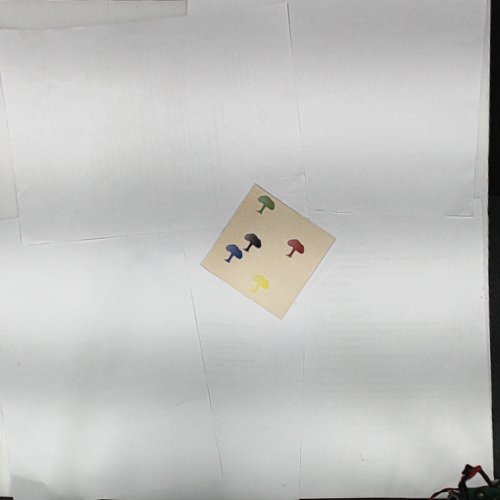
#> input picture Demo1/opencv_frame_0.png, 500 x 500 px
$ python crop.py   (older library calls are emulated)
#> lines starting #> are read from the running program, lines starting #| are printed output that depends on the picture; after the words box and inside, x2 and y2 are one past the last pixel; in counts of white or black regions, pixels touching at a corner belong together
# import serial
# # serialPort = serial.Serial(
# #     "/dev/cu.usbserial-AC00YIZF", 115200, 8, 'N', 1, 0, 0, 0, 0, 0)

# # serialPort.setRTS(0)
# # serialPort.setDTR(0)


# while (1):

#     positionXY = [160, 179, 292, 198, 210, 271, 198, 326, 297, 327]

#     # cInput = str(input("Commands : "))
#     # print(cInput)
#     # serialPort.write(cInput.encode())

#     # # ser.write(bytes(b'your_commands'))

#     # print(serialPort.readline())


#     for i in positionXY:
#         print(i)
#     break

# import the necessary packages
from __future__ import print_function
import imutils
from imutils import perspective
from imutils import contours
import numpy as np
import argparse
import imutils
import cv2


while True:


	def order_points_old(pts):
		# initialize a list of coordinates that will be ordered
		# such that the first entry in the list is the top-left,
		# the second entry is the top-right, the third is the
		# bottom-right, and the fourth is the bottom-left
		rect = np.zeros((4, 2), dtype="float32")

		# the top-left point will have the smallest sum, whereas
		# the bottom-right point will have the largest sum
		s = pts.sum(axis=1)
		rect[0] = pts[np.argmin(s)]
		rect[2] = pts[np.argmax(s)]

		# now, compute the difference between the points, the
		# top-right point will have the smallest difference,
		# whereas the bottom-left will have the largest difference
		diff = np.diff(pts, axis=1)
		rect[1] = pts[np.argmin(diff)]
		rect[3] = pts[np.argmax(diff)]

		# return the ordered coordinates
		return rect


	# construct the argument parse and parse the arguments
	ap = argparse.ArgumentParser()
	ap.add_argument("-n", "--new", type=int, default=-1,
					help="whether or not the new order points should should be used")
	args = vars(ap.parse_args())

	# load our input image, convert it to grayscale, and blur it slightly
	image = cv2.imread("opencv_frame_0.png")
#> image is the input picture: shape (500, 500, 3); mean B, G, R 192.2, 193.7, 193.7
	# image = cv2.imread("opencv_frame_0.png")
	# image = cv2.imread("testDemo10.jpg")
	gray = cv2.cvtColor(image, cv2.COLOR_BGR2GRAY)
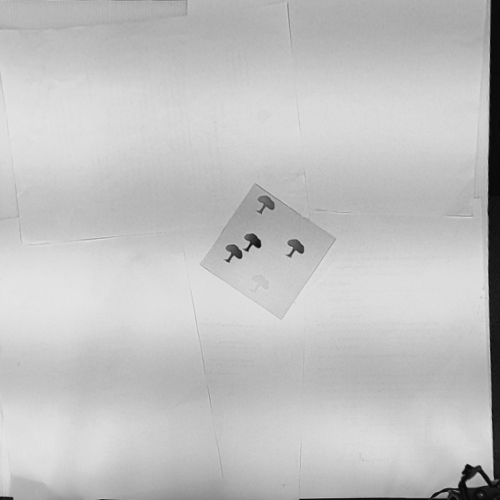
#> gray: shape (500, 500); min 8, max 230, mean 193.5
	gray = cv2.GaussianBlur(gray, (7, 7), 0)


	# perform edge detection, then perform a dilation + erosion to
	# close gaps in between object edges
	edged = cv2.Canny(gray, 30, 40)
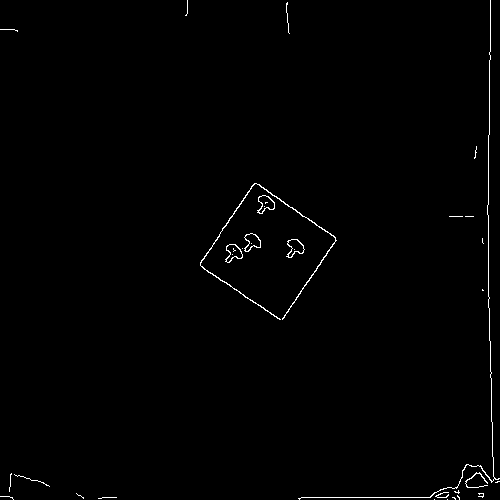
#> edged: shape (500, 500); 0.77% white in thin lines or dots
	edged = cv2.dilate(edged, None, iterations=1)
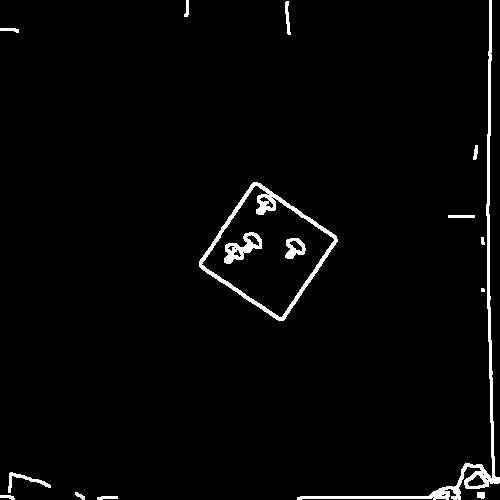
#> edged: shape (500, 500); 2.4% white; 16 white regions (1 under 20 px), largest, box (x1, y1, x2, y2) and area: (297, 0, 500, 500) 2662, (199, 182, 338, 321) 1854, (224, 232, 262, 264) 513
	edged = cv2.erode(edged, None, iterations=1)
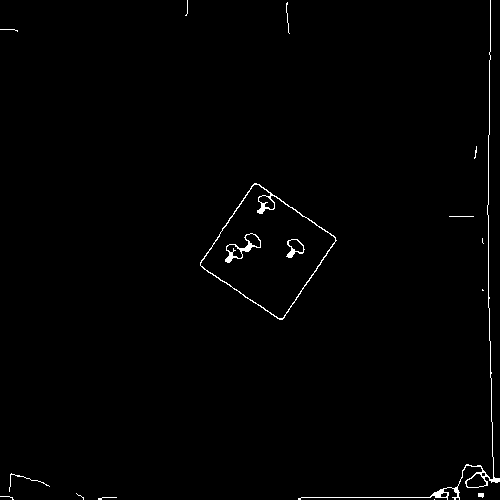
#> edged: shape (500, 500); 0.88% white in thin lines or dots
	cv2.imshow("edge", edged)


	# find contours in the edge map
	cnts = cv2.findContours(edged.copy(), cv2.RETR_EXTERNAL,
							cv2.CHAIN_APPROX_SIMPLE)
#> cnts = 15 contours, 13 with area under 20; largest, box (x1, y1, x2, y2) and area: (200, 183, 337, 320) 9952, (298, 0, 500, 500) 422
	cnts = imutils.grab_contours(cnts)

	# sort the contours from left-to-right and initialize the bounding box
	# point colors
	(cnts, _) = contours.sort_contours(cnts)
	colors = ((0, 0, 255), (240, 0, 159), (255, 0, 0), (255, 255, 0))

	# loop over the contours individually
	for (i, c) in enumerate(cnts):
		# if the contour is not sufficiently large, ignore it
		# if cv2.contourArea(c) < 100:
		# 	continue

		# compute the rotated bounding box of the contour, then
		# draw the contours
		box = cv2.minAreaRect(c)
		box = cv2.cv.BoxPoints(box) if imutils.is_cv2() else cv2.boxPoints(box)
		box = np.array(box, dtype="int")
		cv2.drawContours(image, [box], -1, (0, 255, 0), 2)

		# show the original coordinates
		print("Object #{}:".format(i + 1))
		print(box)

		# order the points in the contour such that they appear
		# in top-left, top-right, bottom-right, and bottom-left
		# order, then draw the outline of the rotated bounding
		# box
		rect = order_points_old(box)

		# check to see if the new method should be used for
		# ordering the coordinates
		# if args["new"] > 0:
		# 	rect = perspective.order_points(box)

		# show the re-ordered coordinates
		print(rect.astype("int"))
		print("")


		# loop over the original points and draw them
		for ((x, y), color) in zip(rect, colors):
			cv2.circle(image, (int(x), int(y)), 5, color, -1)

		# draw the object num at the top-left corner
		cv2.putText(image, "Object #{}".format(i + 1),
				(int(rect[0][0] - 15), int(rect[0][1] - 15)),
				cv2.FONT_HERSHEY_SIMPLEX, 0.55, (255, 255, 255), 2)

		# show the image
		cv2.imshow("Image", image)
		cv2.waitKey(0)
#> this loop made 15 passes
#> (box, rect, s in order_points_old, diff in order_points_old) on passes 1 to 4: ([[12, 499], [0, 496], [0, 493], [13, 497]], [[0, 493], [13, 497], [12, 499], [0, 496]], [511, 496, 493, 510], [487, 496, 493, 484]), ([[17, 30], [0, 28], [0, 27], [17, 29]], [[0, 27], [17, 29], [17, 30], [0, 28]], [47, 28, 27, 46], [13, 28, 27, 12]), ([[9, 491], [6, 473], [46, 468], [49, 486]], [[6, 473], [46, 468], [49, 486], [9, 491]], [500, 479, 514, 535], [482, 467, 422, 437]), ([[83, 499], [75, 493], [76, 492], [83, 497]], [[75, 493], [83, 497], [83, 499], [75, 493]], [582, 568, 568, 580], [416, 418, 416, 414])
#> (c, box, rect, s in order_points_old, diff in order_points_old) on passes 14 to 15: ([[482, 289], [482, 290], [483, 290]], [[482, 290], [481, 289], [482, 289], [483, 290]], [[481, 289], [482, 289], [483, 290], [482, 290]], [772, 770, 771, 773], [-192, -192, -193, -193]), ([[482, 238], [482, 242], [483, 243], [482, 242]], [[482, 243], [481, 238], [482, 238], [483, 243]], [[481, 238], [482, 238], [483, 243], [482, 243]], [725, 719, 720, 726], [-239, -243, -244, -240])
#> (printed output is left out)
#> pass 1, `cv2.imshow("Image", image)`:
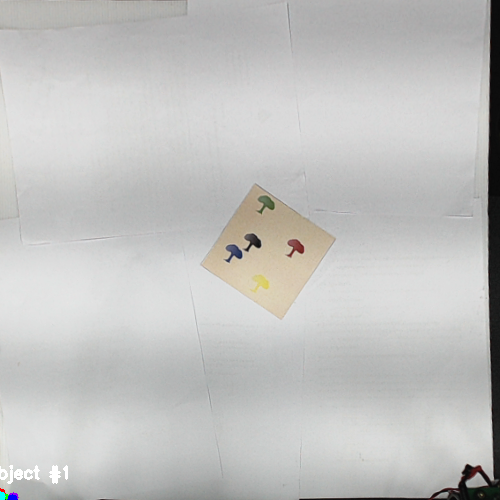
#> window 'Image': shape (500, 500, 3); mean B, G, R 192.4, 193.8, 193.8
#> pass 2, `cv2.imshow("Image", image)`:
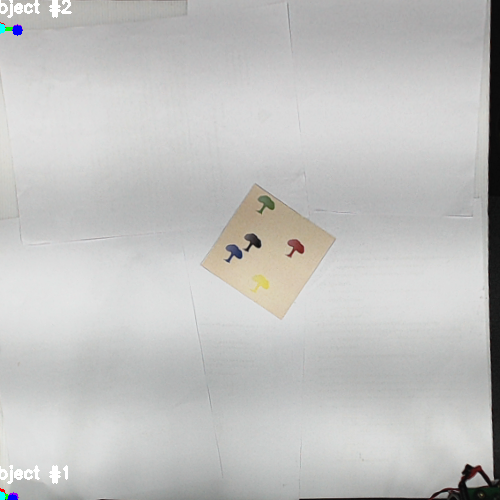
#> window 'Image': shape (500, 500, 3); mean B, G, R 192.5, 193.9, 193.8
#> after the loop:
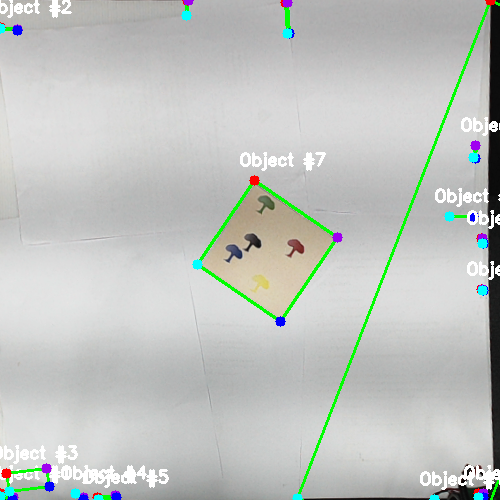
#> image: shape (500, 500, 3); 4.42% of pixels changed, all inside (x1, y1, x2, y2) = (0, 0, 500, 500)

$ run again, with Demo1/testDemo10.jpg saved as Demo1/opencv_frame_0.png
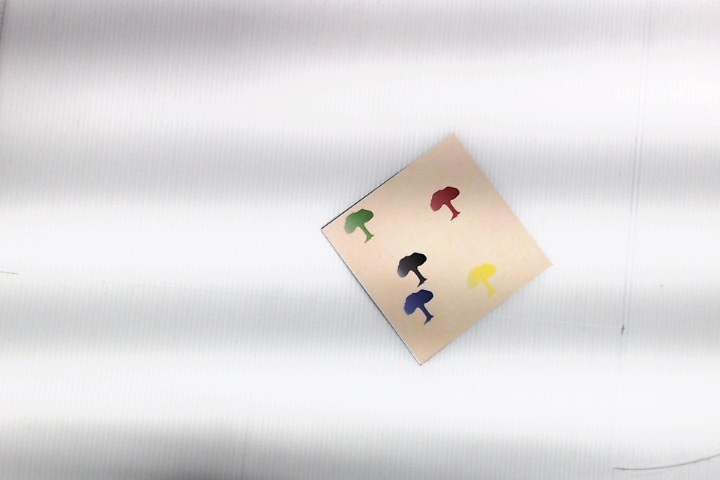
#> input picture Demo1/testDemo10.jpg, 720 x 480 px
#> image is the input picture: shape (480, 720, 3); mean B, G, R 222.1, 222, 224.3
#> `edged = cv2.erode(edged, None, iterations=1)`:
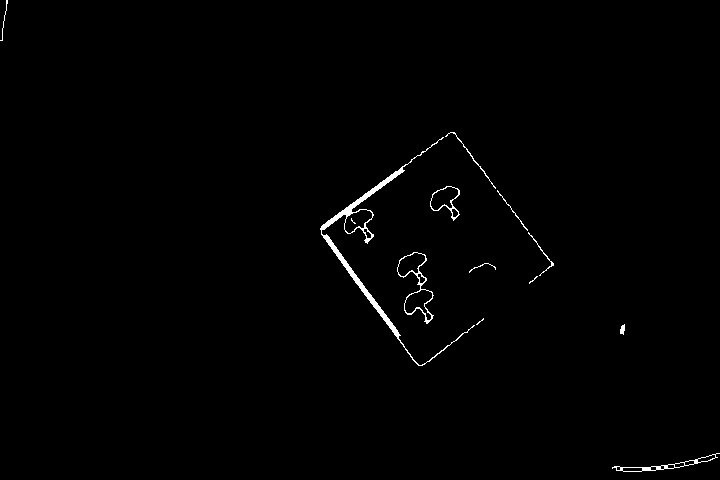
#> edged: shape (480, 720); 0.78% white; 13 white regions (3 under 20 px)
#> cnts = 12 contours, 5 with area under 20; largest, box (x1, y1, x2, y2) and area: (320, 137, 475, 366) 1551, (397, 252, 434, 324) 1067, (430, 186, 460, 221) 532, (612, 453, 720, 472) 380, (445, 132, 496, 189) 33, (528, 232, 554, 276) 27, (620, 324, 625, 335) 26
#> the loop `for (i, c) in enumerate(cnts):` made 12 passes
#> (box, rect, s in order_points_old, diff in order_points_old) on passes 1 to 3: ([[1, 40], [0, 40], [6, 0], [7, 0]], [[6, 0], [7, 0], [1, 40], [0, 40]], [41, 40, 6, 7], [39, 40, -6, -7]), ([[418, 368], [315, 228], [442, 136], [544, 275]], [[315, 228], [442, 136], [544, 275], [418, 368]], [786, 543, 578, 819], [-50, -87, -306, -269]), ([[406, 326], [394, 255], [424, 249], [437, 321]], [[394, 255], [424, 249], [437, 321], [406, 326]], [732, 649, 673, 758], [-80, -139, -175, -116])
#> (printed output is left out)
#> after the loop `for (i, c) in enumerate(cnts):`:
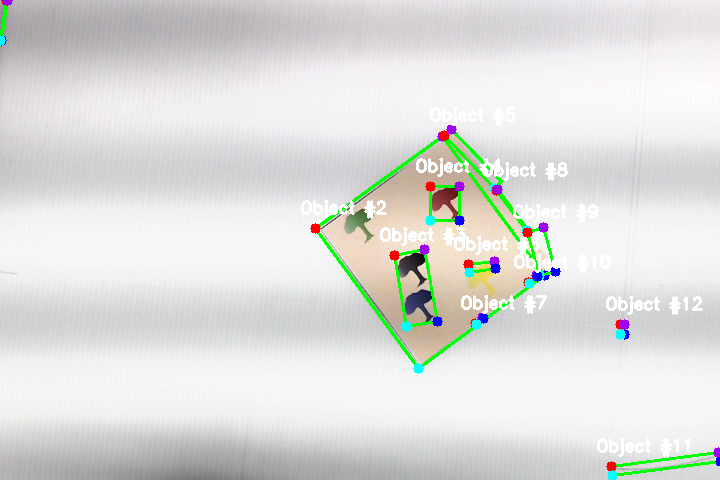
#> image: shape (480, 720, 3); 4.03% of pixels changed, all inside (x1, y1, x2, y2) = (0, 0, 720, 480)

$ run again, with Demo1/colorBGGG.png copied over Demo1/opencv_frame_0.png
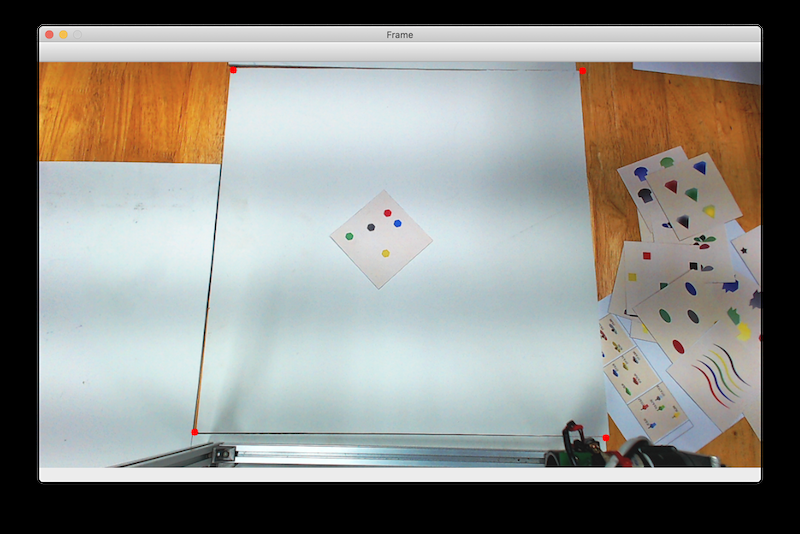
#> input picture Demo1/colorBGGG.png, 800 x 534 px
#> image is the input picture: shape (534, 800, 3); mean B, G, R 136.6, 141.7, 142
#> `edged = cv2.erode(edged, None, iterations=1)`:
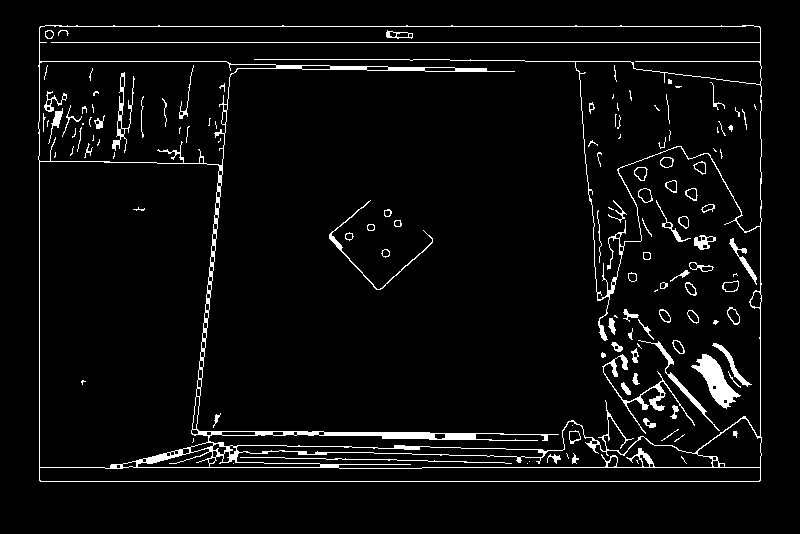
#> edged: shape (534, 800); 4.6% white; 131 white regions (52 under 20 px)
#> cnts = 1 contour; box (x1, y1, x2, y2) and area: (38, 25, 762, 482) 328204
#> the loop `for (i, c) in enumerate(cnts):` made 1 pass
#> (box, rect, s in order_points_old, diff in order_points_old) on pass 1: ([[760, 480], [38, 480], [38, 25], [760, 25]], [[38, 25], [760, 25], [760, 480], [38, 480]], [1240, 518, 63, 785], [-280, 442, -13, -735])
#> (printed output is left out)
#> pass 1, `cv2.imshow("Image", image)`:
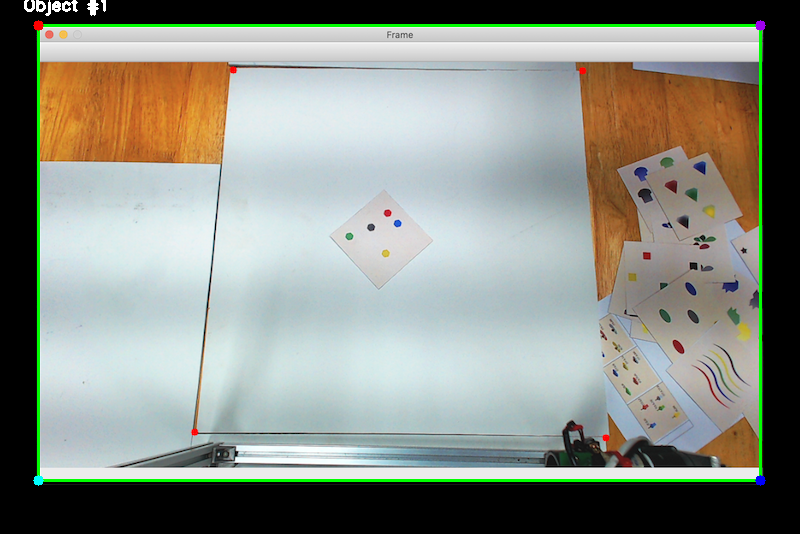
#> window 'Image': shape (534, 800, 3); mean B, G, R 134.9, 144, 140.1
